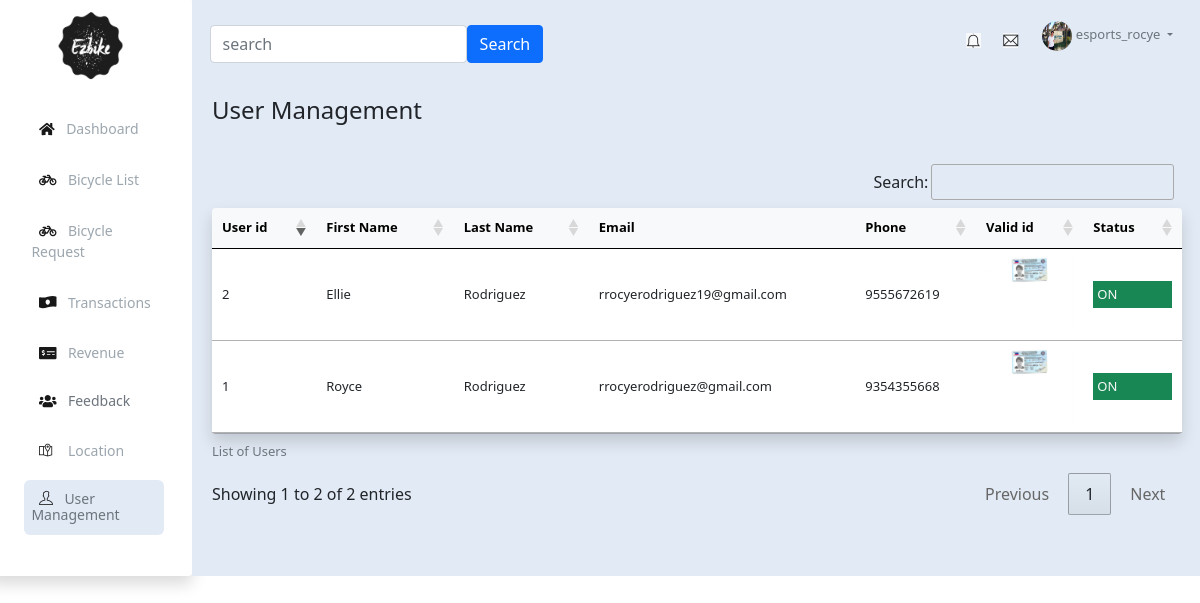
/View/admin_users.php (signed in), run on the app's committed database.
### tables this page shows
CREATE TABLE `tblusers` (
  `User_id` int(11) NOT NULL,
  `FirstName` varchar(45) NOT NULL,
  `LastName` varchar(45) NOT NULL,
  `Email` varchar(100) NOT NULL,
  `MobileNos` bigint(10) NOT NULL,
  `Password` varchar(200) NOT NULL,
  `valid_id` varchar(150) NOT NULL,
  `Token` text NOT NULL,
  `Date_Created` varchar(35) NOT NULL,
  `Active` char(5) NOT NULL
);

### Model/Database.php (called while the page is built, shortened)
<?php
class Database{
    private $serverName = DB_HOST;
    private $username = DB_USER;
    private $password = DB_PASS;
    private $dbName = DB_NAME;
    private $conn;
    public function __construct(){
        $this->dsn = "mysql:host=".$this->serverName.";dbname=".$this->dbName;
        $options = array(PDO::ATTR_PERSISTENT => true, PDO::ATTR_ERRMODE => PDO::ERRMODE_EXCEPTION);
        try{
            $this->conn = new PDO($this->dsn,$this->username,$this->password,$options);
        }catch(PDOException $e){
            $this->error = $e->getMessage();
            $this->isConnected = false;
        }
    }
    public function getConn(){
        return $this->conn;
    }
}
?>

### View/admin_users.php (the view, shortened to what this page needs)
<?php
    require_once "../Model/Database.php";
    require_once "admin_header.php";
?>
<div class="container-fluid">
    <main class="row">
        <div class="col-md-2 bg-white shadow rounded">
            <div class="text-center mt-2">
                <a href="adminDashboard.php">
                    <img class="logo" src="../assets/img/ezbike.png" alt="">
                </a>
            </div>
            <ul class="navleft-menu">
                <li>
                    <a href="adminDashboard.php"><i class="fas fa-home"></i> Dashboard</a>
                </li>
                <li>
                    <a href="admin_bicycleList.php"><i class="fas fa-bicycle"></i> Bicycle List</a>
                </li>
                <li>
                    <a href="admin_bicycleRequest.php"><i class="fas fa-bicycle"></i> Bicycle Request</a>
                </li>
                <li>
                    <a href="admin_transactions.php"><i class="fas fa-money-bill-wave-alt"></i> Transactions</a>
                </li>
                <li><a href="revenue.php"><i class="fas fa-money-check-alt"></i> Revenue</a></li>
                <li>
                <li>
                    <div class="accordion accordion-flush" id="accordionFlushExample">
                        <div class="accordion-item">
                            <h2 class="accordion-header" id="flush-headingOne">
                                <a class="text-secondary fw-light" href="admin_transactions.php" class="collapsed"
                                    data-bs-toggle="collapse" data-bs-target="#flush-collapseOne" aria-expanded="false"
                                    aria-controls="flush-collapseOne"><i class="fas fa-users"></i>&nbsp;Feedback</a>
                            </h2>
                        </div>
                    </div>
                </li>
                <li>
                    <a href="admin_location.php"><i class="ti-map-alt"></i>&nbsp; Location</a>
                </li>
                <li>
                    <div class="accordion accordion-flush" id="admin_lessors">
                        <div class="accordion-item">
                            <h2 class="accordion-header" id="flush-headingTwo">
                                <a class="text-secondary fw-light active" href="#" class="collapsed"
                                    data-bs-toggle="collapse" data-bs-target="#flush-collapseTwo" aria-expanded="false"
                                    aria-controls="flush-collapseOne"><i class="ti-user"></i>&nbsp;User Management</a>
                            </h2>
                        </div>
                    </div>
                </li>
            </ul>
        </div>
        <div class="col-md-10 bg-light-strong overflow-hidden">
            <div class="row">
                <?php
                        include_once "admin_navbar.php";
                    ?>
                <div class="col-md-12">
                    <div class="mb-2">
                        <h4 class="p-2">User Management</h4>
                    </div>
                </div>
                <div class="p-2" id="table_id">
                    <div class="" id="user_lessor">
                        <table id="tableLessor"
                            class="table shadow overflow-hidden table-responsive mt-2 fs-13 rounded">
                            <caption>List of Users</caption>
                            <thead class="table-light">
                                <th>User id</th>
                                <th>First Name</th>
                                <th>Last Name</th>
                                <th>Email</th>
                                <th>Phone</th>
                                <th>Valid id</th>
                                <th>Status</th>
                            </thead>
                            <tbody class="bg-white">
                                <?php
                                        $mylessor = new Database();
                                        $lessor_query = "SELECT * FROM `tblusers`";
                                        $lessor_stmt = $mylessor->getConn()->prepare($lessor_query);
                                        $lessor_stmt->execute();
                                        while($lessor_row = $lessor_stmt->fetch()){
                                            echo "<tr>";
                                            echo "<td>" . $lessor_row["User_id"] . "</td>";
                                            echo "<td>" . $lessor_row["FirstName"] . "</td>";
                                            echo "<td>" . $lessor_row["LastName"] . "</td>";
                                            echo "<td>" . $lessor_row["Email"] . "</td>";
                                            echo "<td>" . $lessor_row["MobileNos"] . "</td>";
                                            echo "<td> <img class=\"bicycle-imgsize\" src=\"../assets/img/valid_id/".$lessor_row["valid_id"]."\" >  </td>";
                                            if($lessor_row["Active"] == "ON"){
                                                echo "<td> <p class=\"bg-success p-1 text-light mb-0\">". $lessor_row["Active"]." </p></td>";
                                            }else{
                                                echo "<td> <p class=\"bg-secondary p-1 text-light mb-0\">". $lessor_row["Active"]." </p></td>";
                                            }
                                            echo "</tr>";
                                        }
                                    ?>
                            </tbody>
                        </table>
                    </div>
                </div>
            </div>
        </div>
    </main>
</div>
<?php
    require_once "footer.php";
?>

### assets/css/admin.css (style rules this page uses)
:root { --top-nav-color: #0079c4; --left-nav-color: #2c405a; --bg-color: #ecf5fd; --gray: #96a0ad; --ide-danger: #F35065; --ide-green-normal: #00A881; --ide-pink: #F053A8; --ide-black: #080A10; --ide-blue: #5094FA; --light-blue: #e5f9fd; --black: #181818; --light-black: #9ca6ae; --light-wash: #f1f5fb; --light-green: #eef9f0; --light-violet: #f3eefd; --light-strong: #e2eaf5; }
.bg-light-strong { background: var(--light-strong); }
li { list-style: none; }
a { text-decoration: none; }
* { padding: 0; margin: 0; box-sizing: border-box; }
.fs-13 { font-size: 13px; }
.container-fluid { padding: 0; }
.navleft-menu { padding: 1rem 0.55em 1rem 1rem; }
.navleft-menu li a, .navleft-menu li i { font-size: 14px; margin-right: 0.55em; margin-left: 0.55em; }
.navleft-menu li a i { color: var(--black); }
.navleft-menu li { margin-top: 0.55em; margin-bottom: 0.55em; }
.navleft-menu li a { padding: 0.75em 0.55em; display: block; color: var(--light-black); border-radius: 6px; transition: all 400ms ease-in-out; }
.navleft-menu li a:hover, .navleft-menu li a.active { background: var(--light-strong); color: var(--black); }
.logo { width: 75px; height: 75px; }
#user_lessor, #user_admin { padding: 1rem 1.35em 1rem 0.75em; }
.bicycle-imgsize { max-width: 100%; object-fit: cover; width: 100%; height: 75px; }

### data on the page
tblusers: User_id "1", FirstName "Royce", LastName "Rodriguez", Email "rrocyerodriguez@gmail.com", MobileNos "9354355668", valid (picture), Active "ON"
tblusers: User_id "2", FirstName "Ellie", LastName "Rodriguez", Email "rrocyerodriguez19@gmail.com", MobileNos "9555672619", valid (picture), Active "ON"

### other printed values
$_SESSION["admin_username"] "esports_rocye"
